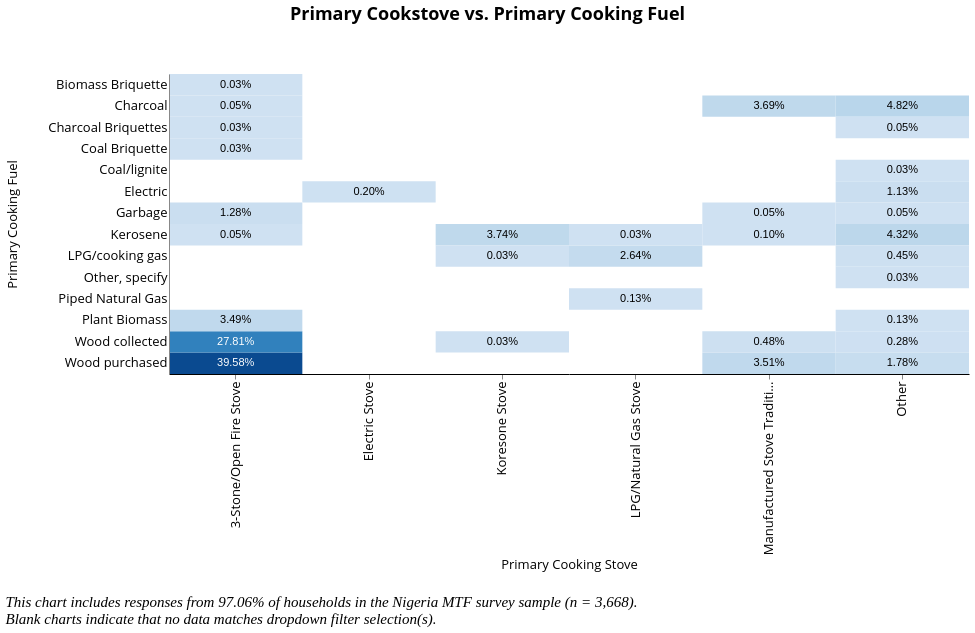

Describe this chart as a Vega-Lite specification.
### Vega-Lite specification from a JSON file in a GitHub repository (floating-point values rounded to 4 significant figures; data arrays with more than 128 entries replaced by an {"elided": "..."} marker saying what was removed)
{"width": 800, "height": 400, "config": {"title": {"fontSize": 18, "font": "Open Sans", "anchor": "center", "fontColor": "#000000"}, "axisX": {"domain": true, "domainColor": "#000000", "grid": false, "labelFont": "Open Sans", "labelFontSize": 13, "titleFont": "Open Sans", "titleFontSize": 13, "titleFontWeight": "normal", "title": "X Axis Title (units)"}, "axisY": {"domain": true, "grid": false, "gridColor": "#DEDDDD", "gridWidth": 1, "labelFont": "Open Sans", "labelFontSize": 13, "labelAngle": 0, "ticks": false, "titleFont": "Open Sans", "titleFontSize": 13, "titleFontWeight": "normal", "titlePadding": 10, "title": "Y Axis Title (units)", "titleX": -150}, "range": {"category": ["#2980B9", "#003366", "#FFAE19", "#FF4500", "#438B28", "#45B39D", "#99ADC1", "#212F3C"]}, "legend": {"labelFont": "Open Sans", "labelFontSize": 13, "symbolType": "square", "symbolSize": 100, "titleFont": "Open Sans", "titleFontSize": 13, "titleFontWeight": "normal", "title": "Legend", "orient": "right", "offset": 0}, "tooltip": {"font": "Open Sans"}, "view": {"stroke": "transparent", "text": {"font": "Open Sans", "color": ["#2980B9", "#003366", "#FFAE19", "#FF4500", "#438B28", "#45B39D", "#99ADC1", "#212F3C"], "fontSize": 13, "align": "right", "fontWeight": 400, "size": 13}, "bar": {"size": 40, "binSpacing": 1, "continuousBandSize": 30, "discreteBandSize": 30, "fill": ["#2980B9", "#003366", "#FFAE19", "#FF4500", "#438B28", "#45B39D", "#99ADC1", "#212F3C"], "stroke": false}}}, "concat": [{"layer": [{"mark": "rect", "encoding": {"color": {"field": "chart_count", "legend": null, "scale": {"scheme": "blues"}, "type": "quantitative"}, "x": {"field": "primary_stove", "scale": {"paddingInner": 0}, "title": "Primary Cooking Stove", "type": "ordinal"}, "y": {"field": "i19a", "scale": {"paddingInner": 0}, "title": "Primary Cooking Fuel", "type": "ordinal"}}, "selection": {"selector090": {"type": "single", "fields": ["cs_aggr_tier"], "bind": {"input": "select", "options": [null, "Tier 0", "Tier 1", "Tier 2", "Tier 3", "Tier 4", "Tier 5"], "labels": ["All Tiers", "Tier 0", "Tier 1", "Tier 2", "Tier 3", "Tier 4", "Tier 5"], "name": "Cooking Tiers  "}}, "selector092": {"type": "single", "fields": ["main_src_elec"], "bind": {"input": "select", "options": [null, "No Electricity", "National Grid", "Electric Generator", "Solar lan/SLS/SHS", "Rechargeable battery", "Mini-grid"], "labels": ["All Responses", "No Electricity", "National Grid", "Electric Generator", "Solar lantern/SLS/SHS", "Rechargeable battery", "Mini-grid"], "name": "Primary Source of Electricity  "}}, "selector091": {"type": "single", "fields": ["grid_electricity_yn"], "bind": {"input": "select", "options": [null, "Yes", "No"], "labels": ["All Responses", "Yes", "No"], "name": "Is the household connected to the national grid?  "}}, "selector089": {"type": "single", "fields": ["locality"], "bind": {"input": "select", "options": [null, 0, 1], "labels": ["National", "Urban", "Rural"], "name": "Locality Breakdown  "}}}, "transform": [{"aggregate": [{"op": "count", "as": "chart_count"}], "groupby": ["i19a", "primary_stove"]}]}, {"mark": {"type": "text", "baseline": "middle"}, "encoding": {"color": {"condition": {"value": "black", "test": "(datum.chart_count < 300)"}, "value": "white"}, "text": {"field": "pct", "format": ".2%", "type": "quantitative"}, "x": {"field": "primary_stove", "scale": {"paddingInner": 0}, "title": "Primary Cooking Stove", "type": "ordinal"}, "y": {"field": "i19a", "scale": {"paddingInner": 0}, "title": "Primary Cooking Fuel", "type": "ordinal"}}, "transform": [{"aggregate": [{"op": "count", "as": "chart_count"}], "groupby": ["i19a", "primary_stove"]}, {"joinaggregate": [{"op": "count", "field": "chart_count", "as": "count"}], "groupby": ["i19a", "primary_stove"]}, {"calculate": "(datum.chart_count / 3984)", "as": "pct"}]}], "height": 300, "title": {"text": ["Primary Cookstove vs. Primary Cooking Fuel"], "color": "black", "subtitleColor": "black", "offset": 50}, "transform": [{"filter": {"selection": "selector090"}}, {"filter": {"selection": "selector092"}}, {"filter": {"selection": "selector091"}}, {"filter": {"selection": "selector089"}}], "width": 800}], "data": {"name": "data-0e99413940da06a6006ce8492bd2ec47"}, "title": {"text": ["", "", "This chart includes responses from 97.06% of households in the Nigeria MTF survey sample (n = 3,668).", "Blank charts indicate that no data matches dropdown filter selection(s)."], "anchor": "start", "baseline": "bottom", "font": "Times New Roman", "fontSize": 15, "fontStyle": "italic", "fontWeight": "normal", "orient": "bottom"}, "$schema": "https://vega.github.io/schema/vega-lite/v4.17.0.json", "datasets": {"data-0e99413940da06a6006ce8492bd2ec47": {"elided": "3984 records"}}}
